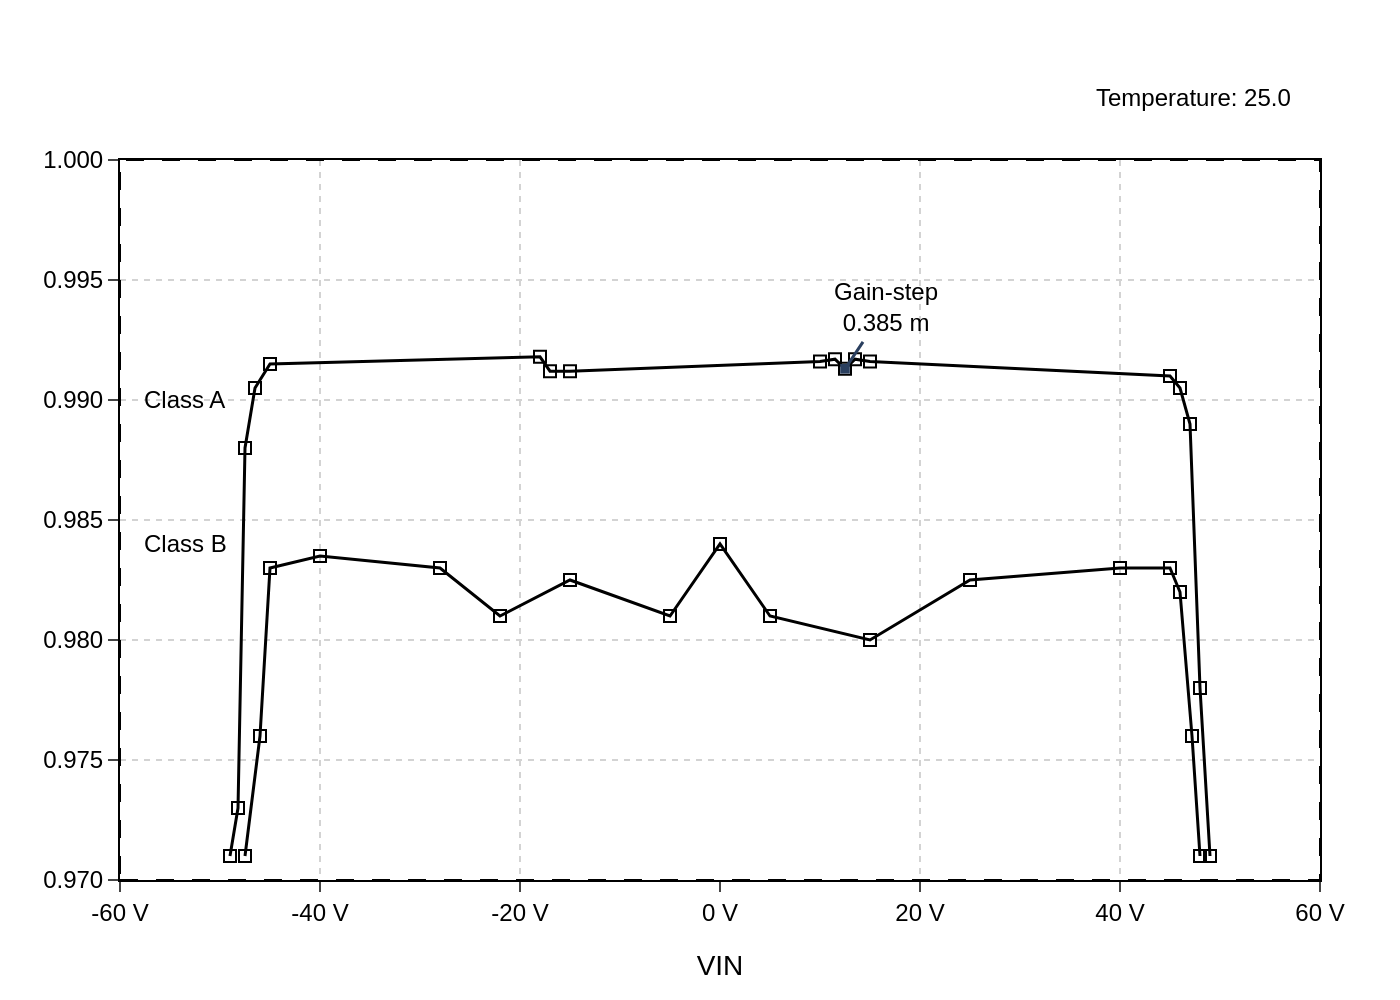

This figure's Python source:
import sys
import json
import pathlib
import plotly.graph_objects as go

# Check for command-line argument
if len(sys.argv) != 2:
    print("Usage: python script.py <path_to_json_file>")
    sys.exit(1)

# Get the JSON file path from the command-line argument
json_file_path = pathlib.Path(sys.argv[1])

# Check if the JSON file exists
if not json_file_path.is_file():
    print(f"Error: File not found at {json_file_path}")
    sys.exit(1)

# Read the JSON data
with open(json_file_path, 'r', encoding='utf-8') as f:
    chart_data = json.load(f)

# Create a figure
fig = go.Figure()

# Add traces from JSON data
for i, series in enumerate(chart_data['chart_data']):
    fig.add_trace(go.Scatter(
        x=series['x'],
        y=series['y'],
        name=series['name'],
        mode='lines+markers',
        line=dict(color=chart_data['colors'][i], width=1.5),
        marker=dict(symbol='square-open', size=6, color=chart_data['colors'][i])
    ))

# Update layout
fig.update_layout(
    font=dict(family="Arial", size=12, color="black"),
    title=chart_data['texts']['title'],
    xaxis_title=chart_data['texts']['x_axis_title'],
    yaxis_title=chart_data['texts']['y_axis_title'],
    plot_bgcolor='white',
    paper_bgcolor='white',
    showlegend=False,
    margin=dict(l=60, r=40, t=80, b=60),
    xaxis=dict(
        range=[-60, 60],
        tickvals=[-60, -40, -20, 0, 20, 40, 60],
        ticktext=["-60 V", "-40 V", "-20 V", "0 V", "20 V", "40 V", "60 V"],
        showline=True,
        linewidth=1,
        linecolor='black',
        gridcolor='lightgray',
        griddash='dot',
        mirror=True,
        ticks='outside'
    ),
    yaxis=dict(
        range=[0.97, 1.00],
        tickvals=[0.970, 0.975, 0.980, 0.985, 0.990, 0.995, 1.000],
        tickformat=".3f",
        showline=True,
        linewidth=1,
        linecolor='black',
        gridcolor='lightgray',
        griddash='dot',
        mirror=True,
        ticks='outside'
    )
)

# Add annotations
for ann in chart_data['texts']['annotations']:
    fig.add_annotation(
        text=ann.get('text', ''),
        x=ann.get('x'),
        y=ann.get('y'),
        xref=ann.get('xref', 'x'),
        yref=ann.get('yref', 'y'),
        showarrow=ann.get('showarrow', False),
        ax=ann.get('ax', 0),
        ay=ann.get('ay', 0),
        xanchor=ann.get('xanchor', 'auto'),
        yanchor=ann.get('yanchor', 'auto'),
        align=ann.get('align', 'center'),
        font=dict(family="Arial", size=12, color="black"),
        arrowhead=ann.get('arrowhead', 1),
        arrowsize=ann.get('arrowsize', 1),
        arrowwidth=ann.get('arrowwidth', 1)
    )

# Add the outer dashed rectangle to mimic the original chart's border
fig.add_shape(
    type="rect",
    xref="paper", yref="paper",
    x0=0, y0=0, x1=1, y1=1,
    line=dict(color="black", width=1, dash="dash")
)

# Define output filename and save the image
output_filename = f"{json_file_path.stem}.png"
fig.write_image(output_filename, scale=2)

print(f"Chart saved to {output_filename}")
